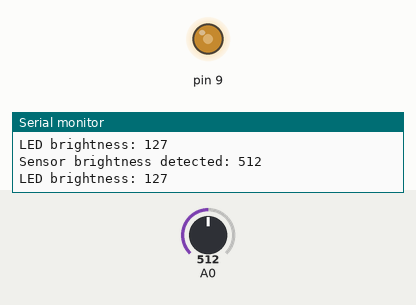
The sketch below on a simulated Arduino Uno, built with avr-gcc and run on an emulated ATmega328P. On the bench: output pins drawn as LEDs (lit = HIGH), the last lines printed to the serial monitor. The test bench sets the inputs (shaded band); at power-on: A0 = 512.

Above: at 1.2 s.
1.3 s: A0 set to 716
At 2.5 s:
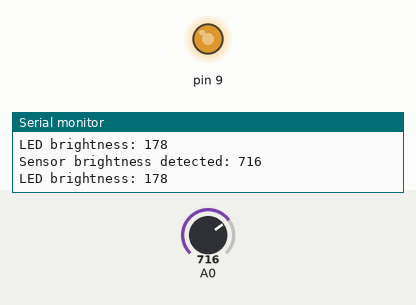
2.8 s: A0 set to 987
At 4.0 s:
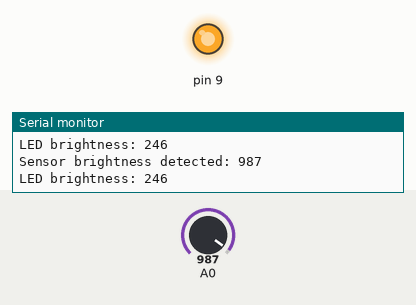
4.3 s: A0 set to 1010
At 4.7 s:
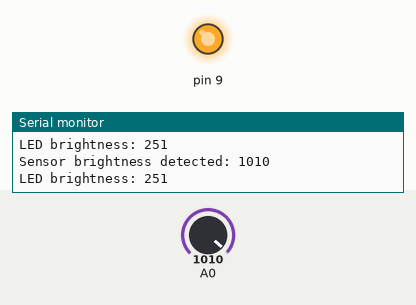
7.3 s: A0 set to 122
At 8.0 s:
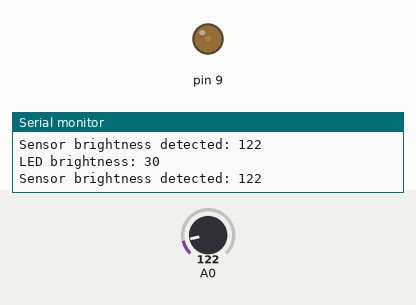
8.8 s: A0 set to 109
At 9.5 s:
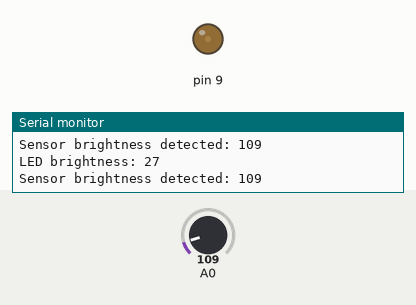
10.3 s: A0 set to 95
At 11.1 s:
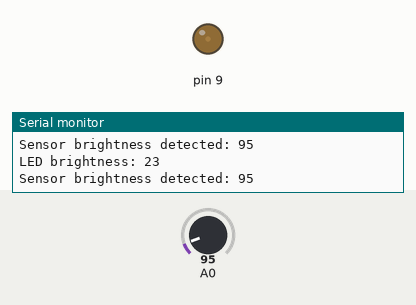
Timing chart, 0 to 12.8 s (numbered marks = the images above; inputs shaded):
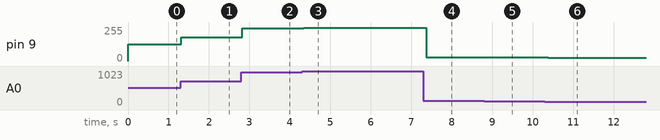

The sketch:

tremendous_rottis1.ino
```cpp
// C++ code
//
int sensorValue = 0;

void setup()
{
  pinMode(A0, INPUT);
  Serial.begin(9600);
  pinMode(9, OUTPUT);
}

void loop()
{
  //read the value from the light sensor on pin A0
  sensorValue = analogRead(A0);
  //print light sensor value to monitor
  Serial.print("Sensor brightness detected: ");
  Serial.println(sensorValue);
  //map sensor values min and max to cooresponing values for the LED brightnes
  int ledBrightness = map(sensorValue, 0, 1023, 0, 255);
  //write the calculated LED brightness to the pin 0
  analogWrite(9, ledBrightness);
  //Print LED brightness to monitor
  Serial.print("LED brightness: ");
  Serial.println(ledBrightness);
  delay(100);
}
```

Measured:
- after the input at 1.3 s, pin 9: 127/255 → 178/255 at once
- after the input at 2.8 s, pin 9: 178/255 → 246/255 at once
- after the input at 4.3 s, pin 9: 246/255 → 251/255 at once
- after the input at 7.3 s, pin 9: 251/255 → 30/255 after 0.06 s
- after the input at 8.8 s, pin 9: 30/255 → 27/255 after 0.08 s
- after the input at 10.3 s, pin 9: 27/255 → 23/255 after 0.09 s
